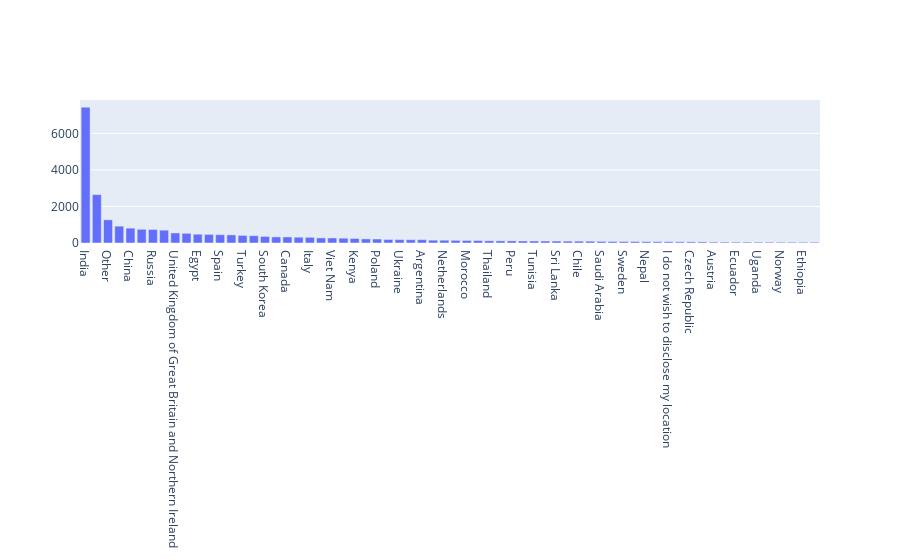

The notebook cell saved with this chart:
### Code cell
fig = go.Figure()
fig.add_trace(go.Bar(x = q3_df.index, y = q3_df.values))
fig.show()

# 차트를 보고 분석 주제 끌어내기 -> 공모전

### Figure 1 — Plotly figure (JSON) as saved in the notebook; plotly's stock layout.template omitted (floating-point values rounded to 4 significant figures)
{"data": [{"type": "bar", "x": ["India", "United States of America", "Other", "Japan", "China", "Brazil", "Russia", "Nigeria", "United Kingdom of Great Britain and Northern Ireland", "Pakistan", "Egypt", "Germany", "Spain", "Indonesia", "Turkey", "France", "South Korea", "Taiwan", "Canada", "Bangladesh", "Italy", "Mexico", "Viet Nam", "Australia", "Kenya", "Colombia", "Poland", "Iran, Islamic Republic of...", "Ukraine", "Singapore", "Argentina", "Malaysia", "Netherlands", "South Africa", "Morocco", "Israel", "Thailand", "Portugal", "Peru", "United Arab Emirates", "Tunisia", "Philippines", "Sri Lanka", "Greece", "Chile", "Ghana", "Saudi Arabia", "Ireland", "Sweden", "Hong Kong (S.A.R.)", "Nepal", "Switzerland", "I do not wish to disclose my location", "Belgium", "Czech Republic", "Romania", "Austria", "Belarus", "Ecuador", "Denmark", "Uganda", "Kazakhstan", "Norway", "Algeria", "Ethiopia", "Iraq"], "y": [7434, 2650, 1270, 921, 814, 751, 742, 702, 550, 530, 482, 470, 454, 444, 416, 401, 359, 334, 331, 317, 311, 279, 277, 264, 248, 225, 219, 195, 186, 182, 182, 156, 153, 146, 140, 138, 123, 119, 117, 111, 109, 108, 106, 102, 102, 99, 89, 84, 81, 79, 75, 71, 69, 65, 63, 61, 51, 51, 50, 48, 47, 45, 45, 44, 43, 43]}], "layout": {"autosize": true, "xaxis": {"autorange": true, "range": [-0.5, 65.5], "type": "category"}, "yaxis": {"autorange": true, "range": [0, 7825.0], "type": "linear"}}}
